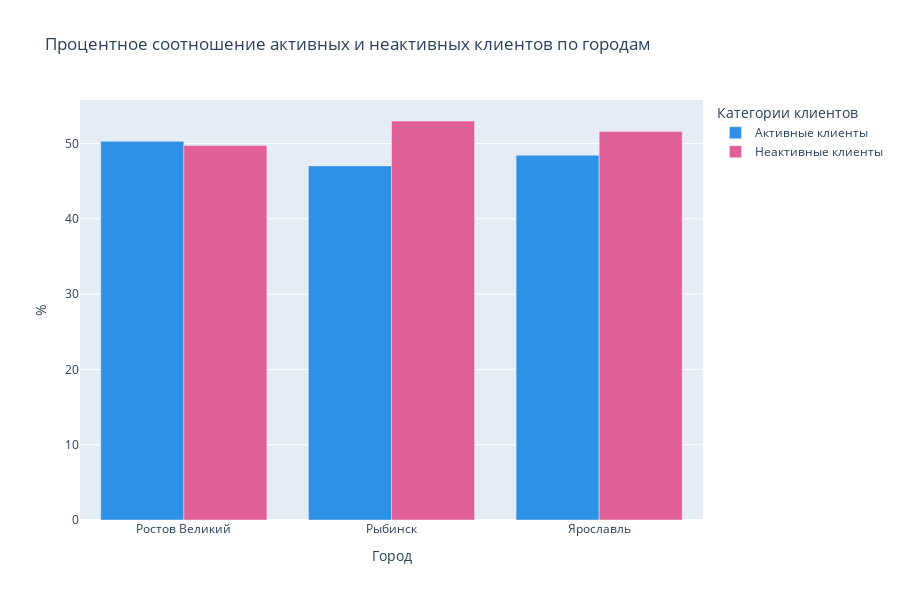

The code cell stored with this chart in its notebook:
### Code cell
# отразим количество сетевых и несетевых заведений по категориям

fig = px.bar(count_clients_loyalty_city,
             x='city',
             y='share',
             title='Процентное соотношение активных и неактивных клиентов по городам',
             color='loyalty',
             height=600,
             width=900,
             labels={'city':'Город', 'share':'%', 'loyalty':'Категории клиентов'},
             barmode = 'group',
             color_discrete_sequence=px.colors.qualitative.Dark24)
fig.show()

### Figure 1 — Plotly figure (JSON) as saved in the notebook; plotly's stock layout.template omitted (floating-point values rounded to 4 significant figures)
{"data": [{"alignmentgroup": "True", "hovertemplate": "Категории клиентов=Активные клиенты<br>Город=%{x}<br>%=%{y}<extra></extra>", "legendgroup": "Активные клиенты", "marker": {"color": "#2E91E5", "pattern": {"shape": ""}}, "name": "Активные клиенты", "offsetgroup": "Активные клиенты", "orientation": "v", "showlegend": true, "textposition": "auto", "type": "bar", "x": ["Ростов Великий", "Рыбинск", "Ярославль"], "xaxis": "x", "y": [50.28, 47.02, 48.43], "yaxis": "y"}, {"alignmentgroup": "True", "hovertemplate": "Категории клиентов=Неактивные клиенты<br>Город=%{x}<br>%=%{y}<extra></extra>", "legendgroup": "Неактивные клиенты", "marker": {"color": "#E15F99", "pattern": {"shape": ""}}, "name": "Неактивные клиенты", "offsetgroup": "Неактивные клиенты", "orientation": "v", "showlegend": true, "textposition": "auto", "type": "bar", "x": ["Ростов Великий", "Рыбинск", "Ярославль"], "xaxis": "x", "y": [49.72, 52.98, 51.57], "yaxis": "y"}], "layout": {"barmode": "group", "height": 600, "legend": {"title": {"text": "Категории клиентов"}, "tracegroupgap": 0}, "title": {"text": "Процентное соотношение активных и неактивных клиентов по городам"}, "width": 900, "xaxis": {"anchor": "y", "domain": [0, 1], "title": {"text": "Город"}}, "yaxis": {"anchor": "x", "domain": [0, 1], "title": {"text": "%"}}}}
